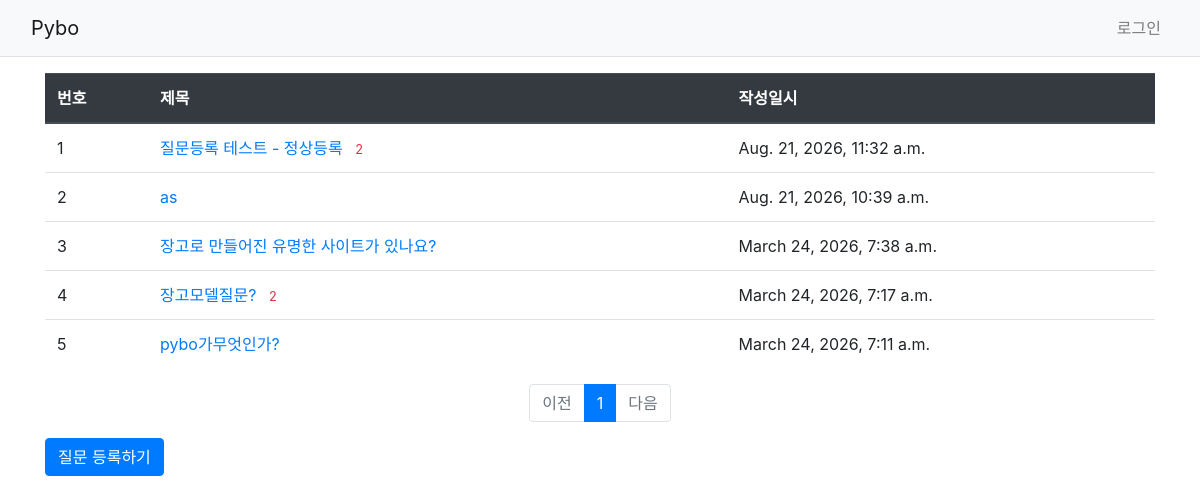
Page /pybo/ on the earlier database version.
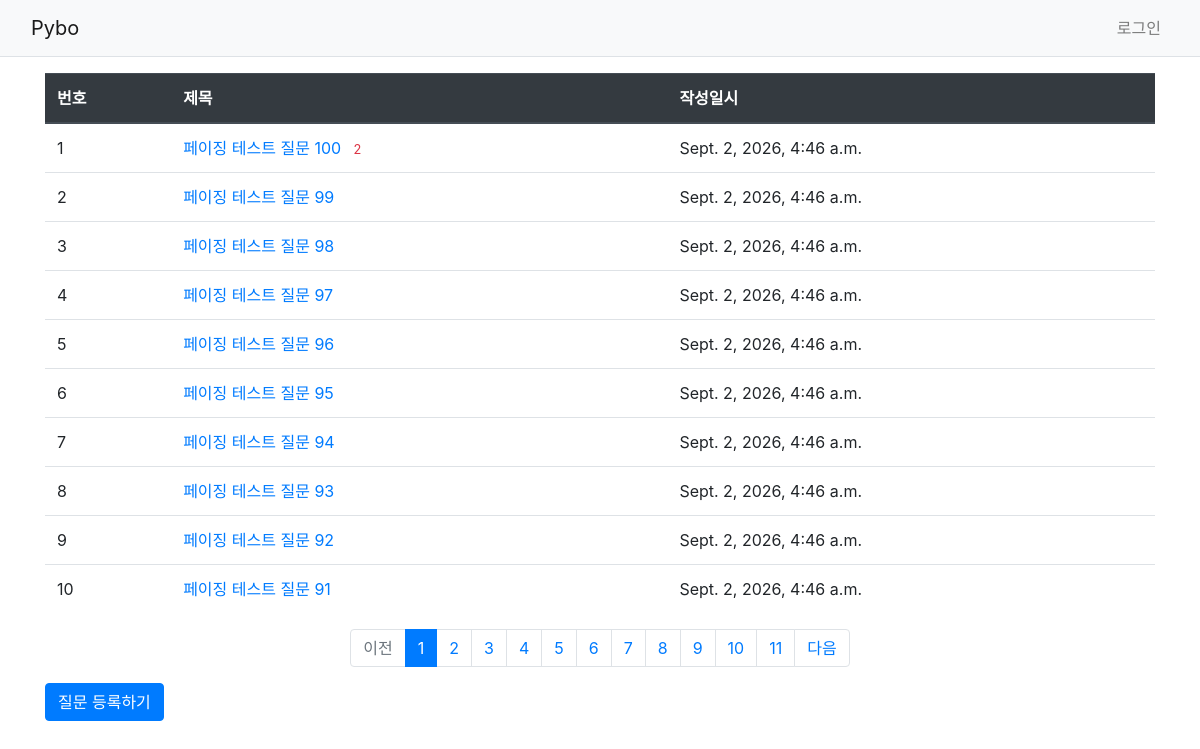
Same page on the later database version.
### pybo/models.py (models this page shows, shortened)
class Question(models.Model):
    subject = models.CharField(max_length=200)
    content = models.TextField()
    create_date = models.DateTimeField()

### pybo/views.py (the view)
# urls.py: path('', views.index, name='index'),
def index(request):
    page = request.GET.get('page', '1')
    question_list = Question.objects.order_by('-create_date')
    paginator = Paginator(question_list, 10)
    page_obj = paginator.get_page(page)
    context = {
        'question_list': page_obj
    }
    return render(
        request,
        'pybo/question_list.html',
        context
    )

### templates/pybo/question_list.html
{% extends 'base.html' %}
{% block content %}
<div class="container my-3">
    <table class="table">
        <thead>
            <tr class="thead-dark">
                <th>번호</th>
                <th>제목</th>
                <th>작성일시</th>
            </tr>
        </thead>
<tbody>
        {% if question_list %}
{% for question in question_list %}
            <tr>
                <td>{{ forloop.counter }}</td>
<td>
                    <a href="{% url 'pybo:detail' question.id %}">
                        {{ question.subject }}
                    </a>
                    {% if question.answer_set.count > 0 %}
                    <span class="text-danger small mx-2">
                        {{ question.answer_set.count }}
                    </span>
                    {% endif %}
                </td>
<td>{{ question.create_date }}</td>
            </tr>
            {% endfor %}
{% else %}
            <tr>
                <td colspan="3">
                    질문이 없습니다.
                </td>
            </tr>
        {% endif %}
        </tbody>
    </table>
    <ul class="pagination justify-content-center">
        {% if question_list.has_previous %}
        <li class="page-item">
            <a class="page-link"
               href="?page={{ question_list.previous_page_number }}">
                이전
            </a>
        </li>
        {% else %}
        <li class="page-item disabled">
            <a class="page-link" href="#">
                이전
            </a>
        </li>
        {% endif %}
        {% for page_number in question_list.paginator.page_range %}
        <li class="page-item
                   {% if page_number == question_list.number %}active{% endif %}">
<a class="page-link"
               href="?page={{ page_number }}">
                {{ page_number }}
            </a>
        </li>
        {% endfor %}
        {% if question_list.has_next %}
        <li class="page-item">
            <a class="page-link"
               href="?page={{ question_list.next_page_number }}">
                다음
            </a>
        </li>
        {% else %}
        <li class="page-item disabled">
            <a class="page-link" href="#">
                다음
            </a>
        </li>
        {% endif %}
</ul>
<a href="{% url 'pybo:question_create' %}"
       class="btn btn-primary">
        질문 등록하기
    </a>
</div>
{% endblock %}

Differences in the rows shown:
no longer on this page (row unchanged): Question: subject "질문등록 테스트 - 정상등록", answer_set.count "2", create_date "Aug. 21, 2026, 11:32 a.m."
no longer on this page (row unchanged): Question: subject "as", create_date "Aug. 21, 2026, 10:39 a.m."
no longer on this page (row unchanged): Question: subject "장고로 만들어진 유명한 사이트가 있나요?", create_date "March 24, 2026, 7:38 a.m."
no longer on this page (row unchanged): Question: subject "장고모델질문?", answer_set.count "2", create_date "March 24, 2026, 7:17 a.m."
no longer on this page (row unchanged): Question: subject "pybo가무엇인가?", create_date "March 24, 2026, 7:11 a.m."
added Question: subject "페이징 테스트 질문 100", answer_set.count "2", create_date "Sept. 2, 2026, 4:46 a.m."
added Question: subject "페이징 테스트 질문 99", create_date "Sept. 2, 2026, 4:46 a.m."
added Question: subject "페이징 테스트 질문 98", create_date "Sept. 2, 2026, 4:46 a.m."
added Question: subject "페이징 테스트 질문 97", create_date "Sept. 2, 2026, 4:46 a.m."
added Question: subject "페이징 테스트 질문 96", create_date "Sept. 2, 2026, 4:46 a.m."
added Question: subject "페이징 테스트 질문 95", create_date "Sept. 2, 2026, 4:46 a.m."
added Question: subject "페이징 테스트 질문 94", create_date "Sept. 2, 2026, 4:46 a.m."
added Question: subject "페이징 테스트 질문 93", create_date "Sept. 2, 2026, 4:46 a.m."
added Question: subject "페이징 테스트 질문 92", create_date "Sept. 2, 2026, 4:46 a.m."
added Question: subject "페이징 테스트 질문 91", create_date "Sept. 2, 2026, 4:46 a.m."
Other differences:
new list line: "2"
new list line: "3"
new list line: "4"
new list line: "5"
new list line: "6"
new list line: "7"
new list line: "8"
new list line: "9"
new list line: "10"
new list line: "11"
